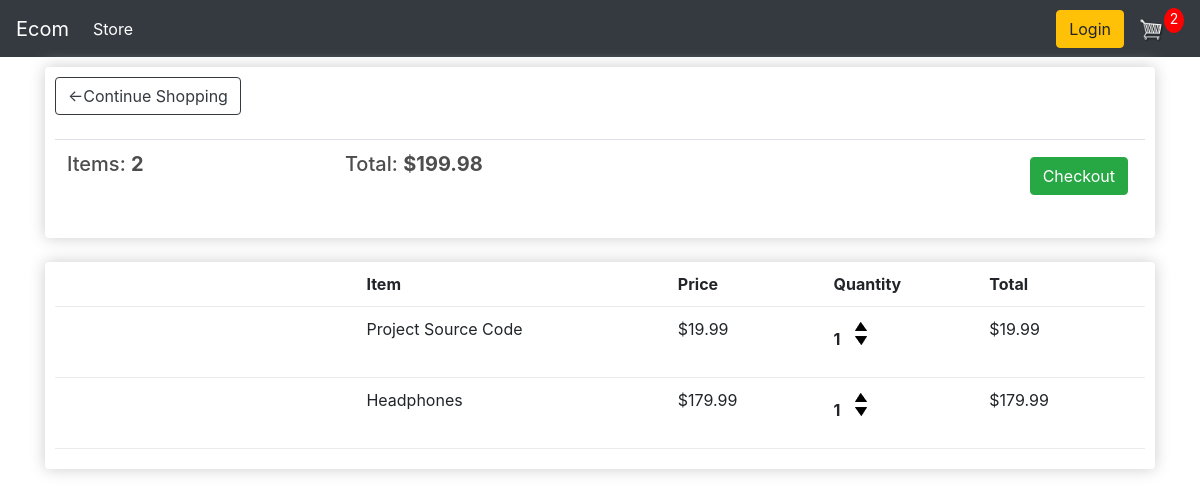
The app's page /cart/ (signed in) with its own data.
### store/models.py (models this page shows, shortened)
class Order(models.Model):
    customer = models.ForeignKey(Customer, on_delete=models.SET_NULL,null=True, blank=True)
    date_ordered = models.DateTimeField(auto_now_add=True)
    complete = models.BooleanField(default=False,null=True,blank=False)
    transaction_id = models.CharField(max_length=100,null=True)
    @property
    def get_cart_total(self):
        orderitems = self.orderitem_set.all()
        total = sum([item.get_total for item in orderitems])
        return total
    @property
    def get_cart_items(self):
      orderitems = self.orderitem_set.all()
      total = sum([item.quantity for item in orderitems])
      return total

class OrderItem(models.Model):
    product = models.ForeignKey(Product, on_delete=models.SET_NULL, null=True)
    order = models.ForeignKey(Order, on_delete=models.SET_NULL,null=True)
    quantity = models.IntegerField(default=0, null=True,blank=True)
    date_added = models.DateTimeField(auto_now_add=True)
    @property
    def get_total(self):
        total = self.product.price * self.quantity
        return total

class Product(models.Model):
    name = models.CharField(max_length=200, null=True)
    price = models.DecimalField(max_digits=7,decimal_places=2)
    digital = models.BooleanField(default=False, null=True,blank=False)
    image = CloudinaryField('image', default='image')
    @property
    def imageURL(self):
        try:
            url = self.image.url
        except:
            url = ''
        return url

### store/views.py (the view)
# urls.py: path('cart/', views.cart, name = "cart"),
def cart(request):
    data = cartData(request)
    cartItems = data['cartItems']
    order = data['order']
    items = data['items']
    context = {'items':items,'order':order,'cartItems':cartItems}
    return render(request,'store/cart.html',context )

### store/utils.py (called while the page is built)
def cartData(request):
    if request.user.is_authenticated:
        customer = request.user.customer
        order, created = Order.objects.get_or_create(customer=customer,complete=False)
        items = order.orderitem_set.all()
        cartItems = order.get_cart_items
    else:
        cookieData = cookieCart(request)
        cartItems = cookieData['cartItems']
        order = cookieData['order']
        items = cookieData['items']
    return {'cartItems':cartItems ,'order':order, 'items':items}

### store/templates/store/cart.html
{% extends 'store/main.html'%}
{% load static %}
{% block content %}
    <div class="row">
        <div class="col-lg-12">
            <div class="box-element">
                <a class="btn btn-outline-dark" href="{% url 'store' %}">&#X2190;Continue Shopping</a>
                <br>
                <br>
                <table class="table">
                    <tr>
                        <th><h5>Items: <strong>{{order.get_cart_items}}</strong></h5></th>
                        <th><h5>Total: <strong>${{order.get_cart_total|floatformat:2}}</strong></h5></th>
                        <th>
                            <a style="float: right; margin:5px" class="btn btn-success" href="{% url 'checkout' %}">Checkout</a>
                        </th>
                    </tr>
                </table>
            </div>
            <br>
            <div class="box-element">
                <div class="cart-row">
                    <div style="flex:2"></div>
                    <div style="flex:2"><strong>Item</strong></div>
                    <div style="flex:1"><strong>Price</strong></div>
                    <div style="flex:1"><strong>Quantity</strong></div>
                    <div style="flex:1"><strong>Total</strong></div>
                </div>
                {% for item in items %}
                <div class="cart-row">
                    <div style="flex:2"><img class="row-image" src="{{item.product.imageURL}}" alt=""></div>
                    <div style="flex:2"><p>{{item.product.name}}</p></div>
                    <div style="flex:1"><p>${{item.product.price|floatformat:2}}</p></div>
                    <div style="flex:1">
                        <p class="quantity">{{item.quantity}}</p>
                        <div class="quantity">
                            <img data-action="add" data-product="{{item.product.id}}" class="chg-quantity update-cart" src="{% static 'images/arrow-up.png' %}" alt="">
                            <img data-action="remove" data-product="{{item.product.id}}" class="chg-quantity  update-cart" src="{% static 'images/arrow-down.png' %}" alt="">
                        </div>
                    </div>
                    <div style="flex:1">${{item.get_total}}</div>
                </div>
                {% endfor %}
            </div>
        </div>
    </div>
{% endblock content %}

### static/css/main.css (style rules this page uses)
body { background-color: hsl(0, 0%, 98%); }
h1,h2,h3,h4,h5,h6 { color:hsl(0, 0%, 30%); }
.box-element { box-shadow:hsl(0, 0%, 80%) 0 0 16px; background-color: #fff; border-radius: 4px; padding: 10px; }
.col-lg-4, .col-lg-6, .col-lg-8, .col-lg-12 { margin-top: 10px; }
.btn { border-radius: 0; }
.cart-row { display: flex; align-items: flex-stretch; padding-bottom: 10px; margin-bottom: 10px; border-bottom: 1px solid #ececec; }
.quantity { display: inline-block; font-weight: 700; padding-right:10px; }
.chg-quantity { width: 12px; cursor: pointer; display: block; margin-top: 5px; transition:.1s; }

### records on screen
Order: get_cart_items "2", get_cart_total "199.98"
OrderItem: product.name "Project Source Code", product.price "19.99", quantity "1", get_total "19.99"
OrderItem: product.name "Headphones", product.price "179.99", quantity "1", get_total "179.99"

### other values on screen
{{ cartItems }} "2"
